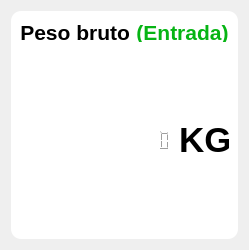
                  <widget class="QFrame" name="frame_45">
                   <property name="minimumSize">
                    <size>
                     <width>210</width>
                     <height>250</height>
                    </size>
                   </property>
                   <property name="maximumSize">
                    <size>
                     <width>16777215</width>
                     <height>300</height>
                    </size>
                   </property>
                   <property name="font">
                    <font>
                     <family>Segoe UI</family>
                    </font>
                   </property>
                   <property name="styleSheet">
                    <string notr="true"/>
                   </property>
                   <property name="frameShape">
                    <enum>QFrame::NoFrame</enum>
                   </property>
                   <property name="frameShadow">
                    <enum>QFrame::Raised</enum>
                   </property>
                   <layout class="QVBoxLayout" name="verticalLayout_29">
                    <item>
                     <widget class="QFrame" name="frame_76">
                      <property name="font">
                       <font>
                        <family>Segoe UI</family>
                       </font>
                      </property>
                      <property name="styleSheet">
                       <string notr="true">border-radius:10px;
background-color: rgb(255, 255, 255);</string>
                      </property>
                      <property name="frameShape">
                       <enum>QFrame::StyledPanel</enum>
                      </property>
                      <property name="frameShadow">
                       <enum>QFrame::Raised</enum>
                      </property>
                      <layout class="QVBoxLayout" name="verticalLayout_43">
                       <item alignment="Qt::AlignHCenter">
                        <widget class="QFrame" name="frame_116">
                         <property name="maximumSize">
                          <size>
                           <width>16777215</width>
                           <height>25</height>
                          </size>
                         </property>
                         <property name="font">
                          <font>
                           <family>Segoe UI</family>
                          </font>
                         </property>
                         <property name="frameShape">
                          <enum>QFrame::StyledPanel</enum>
                         </property>
                         <property name="frameShadow">
                          <enum>QFrame::Raised</enum>
                         </property>
                         <layout class="QHBoxLayout" name="horizontalLayout_30">
                          <property name="spacing">
                           <number>0</number>
                          </property>
                          <property name="leftMargin">
                           <number>0</number>
                          </property>
                          <property name="topMargin">
                           <number>0</number>
                          </property>
                          <property name="rightMargin">
                           <number>0</number>
                          </property>
                          <property name="bottomMargin">
                           <number>0</number>
                          </property>
                          <item>
                           <widget class="QLabel" name="label_32">
                            <property name="maximumSize">
                             <size>
                              <width>16777215</width>
                              <height>20</height>
                             </size>
                            </property>
                            <property name="font">
                             <font>
                              <family>Segoe UI</family>
                              <pointsize>16</pointsize>
                              <weight>75</weight>
                              <bold>true</bold>
                             </font>
                            </property>
                            <property name="styleSheet">
                             <string notr="true"/>
                            </property>
                            <property name="text">
                             <string>Peso bruto </string>
                            </property>
                            <property name="alignment">
                             <set>Qt::AlignCenter</set>
                            </property>
                           </widget>
                          </item>
                          <item>
                           <widget class="QLabel" name="label_61">
                            <property name="maximumSize">
                             <size>
                              <width>16777215</width>
                              <height>20</height>
                             </size>
                            </property>
                            <property name="font">
                             <font>
                              <family>Segoe UI</family>
                              <pointsize>16</pointsize>
                              <weight>75</weight>
                              <bold>true</bold>
                             </font>
                            </property>
                            <property name="styleSheet">
                             <string notr="true">color: rgb(6, 180, 20);</string>
                            </property>
                            <property name="text">
                             <string>(Entrada)</string>
                            </property>
                            <property name="alignment">
                             <set>Qt::AlignCenter</set>
                            </property>
                           </widget>
                          </item>
                         </layout>
                        </widget>
                       </item>
                       <item>
                        <widget class="QFrame" name="frame_77">
                         <property name="minimumSize">
                          <size>
                           <width>0</width>
                           <height>74</height>
                          </size>
                         </property>
                         <property name="font">
                          <font>
                           <family>Segoe UI</family>
                          </font>
                         </property>
                         <property name="styleSheet">
                          <string notr="true">background-color: rgb(231, 231, 231);\n</string>
                         </property>
                         <property name="frameShape">
                          <enum>QFrame::StyledPanel</enum>
                         </property>
                         <property name="frameShadow">
                          <enum>QFrame::Raised</enum>
                         </property>
                         <layout class="QHBoxLayout" name="horizontalLayout_17">
                          <property name="spacing">
                           <number>0</number>
                          </property>
                          <property name="leftMargin">
                           <number>0</number>
                          </property>
                          <property name="topMargin">
                           <number>0</number>
                          </property>
                          <property name="rightMargin">
                           <number>0</number>
                          </property>
                          <property name="bottomMargin">
                           <number>0</number>
                          </property>
                          <item>
                           <widget class="QLCDNumber" name="lcdNumber">
                            <property name="minimumSize">
                             <size>
                              <width>0</width>
                              <height>90</height>
                             </size>
                            </property>
                            <property name="maximumSize">
                             <size>
                              <width>16777215</width>
                              <height>19999</height>
                             </size>
                            </property>
                            <property name="font">
                             <font>
                              <family>Segoe UI</family>
                              <pointsize>4</pointsize>
                             </font>
                            </property>
                            <property name="frameShape">
                             <enum>QFrame::NoFrame</enum>
                            </property>
                            <property name="smallDecimalPoint">
                             <bool>true</bool>
                            </property>
                            <property name="digitCount">
                             <number>13</number>
                            </property>
                            <property name="mode">
                             <enum>QLCDNumber::Dec</enum>
                            </property>
                            <property name="segmentStyle">
                             <enum>QLCDNumber::Filled</enum>
                            </property>
                            <property name="value" stdset="0">
                             <double>0.000000000000000</double>
                            </property>
                            <property name="intValue" stdset="0">
                             <number>0</number>
                            </property>
                           </widget>
                          </item>
                          <item>
                           <widget class="QLabel" name="label_31">
                            <property name="maximumSize">
                             <size>
                              <width>50</width>
                              <height>50</height>
                             </size>
                            </property>
                            <property name="font">
                             <font>
                              <family>Segoe UI</family>
                              <pointsize>26</pointsize>
                              <weight>75</weight>
                              <bold>true</bold>
                             </font>
                            </property>
                            <property name="text">
                             <string>KG</string>
                            </property>
                           </widget>
                          </item>
                         </layout>
                        </widget>
                       </item>
                      </layout>
                     </widget>
                    </item>
                   </layout>
                  </widget>
